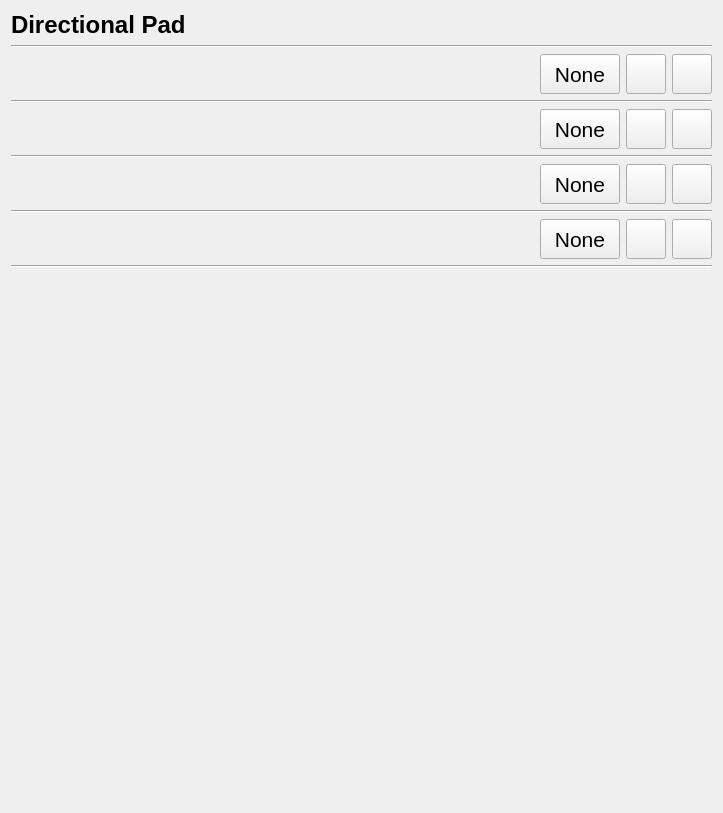
                <widget class="QWidget" name="scrollAreaWidgetContents">
                 <property name="geometry">
                  <rect>
                   <x>0</x>
                   <y>0</y>
                   <width>723</width>
                   <height>813</height>
                  </rect>
                 </property>
                 <layout class="QVBoxLayout" name="verticalLayout_8">
                  <item>
                   <widget class="QLabel" name="label_14">
                    <property name="font">
                     <font>
                      <pointsize>18</pointsize>
                      <weight>75</weight>
                      <bold>true</bold>
                     </font>
                    </property>
                    <property name="text">
                     <string>Directional Pad</string>
                    </property>
                   </widget>
                  </item>
                  <item>
                   <widget class="Line" name="line_2">
                    <property name="orientation">
                     <enum>Qt::Horizontal</enum>
                    </property>
                   </widget>
                  </item>
                  <item>
                   <layout class="QHBoxLayout" name="hblUP">
                    <item>
                     <widget class="QLabel" name="label_9">
                      <property name="maximumSize">
                       <size>
                        <width>40</width>
                        <height>40</height>
                       </size>
                      </property>
                      <property name="toolTip">
                       <string>&lt;html&gt;&lt;head/&gt;&lt;body&gt;&lt;p&gt;UP&lt;/p&gt;&lt;/body&gt;&lt;/html&gt;</string>
                      </property>
                      <property name="text">
                       <string/>
                      </property>
                      <property name="pixmap">
                       <pixmap>../icons/controls/switch/Switch_Dpad_Up.png</pixmap>
                      </property>
                      <property name="scaledContents">
                       <bool>true</bool>
                      </property>
                     </widget>
                    </item>
                    <item>
                     <spacer name="horizontalSpacer_14">
                      <property name="orientation">
                       <enum>Qt::Horizontal</enum>
                      </property>
                      <property name="sizeHint" stdset="0">
                       <size>
                        <width>40</width>
                        <height>20</height>
                       </size>
                      </property>
                     </spacer>
                    </item>
                    <item>
                     <widget class="QLabel" name="lUP">
                      <property name="font">
                       <font>
                        <pointsize>16</pointsize>
                       </font>
                      </property>
                      <property name="text">
                       <string/>
                      </property>
                     </widget>
                    </item>
                    <item>
                     <widget class="QPushButton" name="pbUP">
                      <property name="minimumSize">
                       <size>
                        <width>0</width>
                        <height>40</height>
                       </size>
                      </property>
                      <property name="font">
                       <font>
                        <pointsize>16</pointsize>
                       </font>
                      </property>
                      <property name="text">
                       <string>None</string>
                      </property>
                      <attribute name="buttonGroup">
                       <string notr="true">bgPickBind</string>
                      </attribute>
                     </widget>
                    </item>
                    <item>
                     <widget class="QPushButton" name="pbUPSettings">
                      <property name="minimumSize">
                       <size>
                        <width>40</width>
                        <height>40</height>
                       </size>
                      </property>
                      <property name="text">
                       <string/>
                      </property>
                      <property name="icon">
                       <iconset>
                        <normaloff>../icons/cogwheel.png</normaloff>../icons/cogwheel.png</iconset>
                      </property>
                      <property name="iconSize">
                       <size>
                        <width>24</width>
                        <height>24</height>
                       </size>
                      </property>
                      <property name="checkable">
                       <bool>true</bool>
                      </property>
                      <attribute name="buttonGroup">
                       <string notr="true">bgLoadInput</string>
                      </attribute>
                     </widget>
                    </item>
                    <item>
                     <widget class="QPushButton" name="pbUPAdd">
                      <property name="minimumSize">
                       <size>
                        <width>40</width>
                        <height>40</height>
                       </size>
                      </property>
                      <property name="text">
                       <string/>
                      </property>
                      <property name="icon">
                       <iconset>
                        <normaloff>../icons/add.png</normaloff>../icons/add.png</iconset>
                      </property>
                      <property name="iconSize">
                       <size>
                        <width>24</width>
                        <height>24</height>
                       </size>
                      </property>
                      <property name="checkable">
                       <bool>true</bool>
                      </property>
                     </widget>
                    </item>
                   </layout>
                  </item>
                  <item>
                   <widget class="Line" name="line_18">
                    <property name="orientation">
                     <enum>Qt::Horizontal</enum>
                    </property>
                   </widget>
                  </item>
                  <item>
                   <layout class="QHBoxLayout" name="hblLEFT">
                    <item>
                     <widget class="QLabel" name="label_11">
                      <property name="maximumSize">
                       <size>
                        <width>40</width>
                        <height>40</height>
                       </size>
                      </property>
                      <property name="toolTip">
                       <string>&lt;html&gt;&lt;head/&gt;&lt;body&gt;&lt;p&gt;LEFT&lt;/p&gt;&lt;/body&gt;&lt;/html&gt;</string>
                      </property>
                      <property name="text">
                       <string/>
                      </property>
                      <property name="pixmap">
                       <pixmap>../icons/controls/switch/Switch_Dpad_Left.png</pixmap>
                      </property>
                      <property name="scaledContents">
                       <bool>true</bool>
                      </property>
                     </widget>
                    </item>
                    <item>
                     <spacer name="horizontalSpacer_16">
                      <property name="orientation">
                       <enum>Qt::Horizontal</enum>
                      </property>
                      <property name="sizeHint" stdset="0">
                       <size>
                        <width>40</width>
                        <height>20</height>
                       </size>
                      </property>
                     </spacer>
                    </item>
                    <item>
                     <widget class="QLabel" name="lLEFT">
                      <property name="font">
                       <font>
                        <pointsize>16</pointsize>
                       </font>
                      </property>
                      <property name="text">
                       <string/>
                      </property>
                     </widget>
                    </item>
                    <item>
                     <widget class="QPushButton" name="pbLEFT">
                      <property name="minimumSize">
                       <size>
                        <width>0</width>
                        <height>40</height>
                       </size>
                      </property>
                      <property name="font">
                       <font>
                        <pointsize>16</pointsize>
                       </font>
                      </property>
                      <property name="text">
                       <string>None</string>
                      </property>
                      <attribute name="buttonGroup">
                       <string notr="true">bgPickBind</string>
                      </attribute>
                     </widget>
                    </item>
                    <item>
                     <widget class="QPushButton" name="pbLEFTSettings">
                      <property name="minimumSize">
                       <size>
                        <width>40</width>
                        <height>40</height>
                       </size>
                      </property>
                      <property name="text">
                       <string/>
                      </property>
                      <property name="icon">
                       <iconset>
                        <normaloff>../icons/cogwheel.png</normaloff>../icons/cogwheel.png</iconset>
                      </property>
                      <property name="iconSize">
                       <size>
                        <width>24</width>
                        <height>24</height>
                       </size>
                      </property>
                      <property name="checkable">
                       <bool>true</bool>
                      </property>
                      <attribute name="buttonGroup">
                       <string notr="true">bgLoadInput</string>
                      </attribute>
                     </widget>
                    </item>
                    <item>
                     <widget class="QPushButton" name="pbLEFTAdd">
                      <property name="minimumSize">
                       <size>
                        <width>40</width>
                        <height>40</height>
                       </size>
                      </property>
                      <property name="text">
                       <string/>
                      </property>
                      <property name="icon">
                       <iconset>
                        <normaloff>../icons/add.png</normaloff>../icons/add.png</iconset>
                      </property>
                      <property name="iconSize">
                       <size>
                        <width>24</width>
                        <height>24</height>
                       </size>
                      </property>
                      <property name="checkable">
                       <bool>true</bool>
                      </property>
                     </widget>
                    </item>
                   </layout>
                  </item>
                  <item>
                   <widget class="Line" name="line_19">
                    <property name="orientation">
                     <enum>Qt::Horizontal</enum>
                    </property>
                   </widget>
                  </item>
                  <item>
                   <layout class="QHBoxLayout" name="hblDOWN">
                    <item>
                     <widget class="QLabel" name="label_10">
                      <property name="maximumSize">
                       <size>
                        <width>40</width>
                        <height>40</height>
                       </size>
                      </property>
                      <property name="toolTip">
                       <string>&lt;html&gt;&lt;head/&gt;&lt;body&gt;&lt;p&gt;DOWN&lt;/p&gt;&lt;/body&gt;&lt;/html&gt;</string>
                      </property>
                      <property name="text">
                       <string/>
                      </property>
                      <property name="pixmap">
                       <pixmap>../icons/controls/switch/Switch_Dpad_Down.png</pixmap>
                      </property>
                      <property name="scaledContents">
                       <bool>true</bool>
                      </property>
                     </widget>
                    </item>
                    <item>
                     <spacer name="horizontalSpacer_15">
                      <property name="orientation">
                       <enum>Qt::Horizontal</enum>
                      </property>
                      <property name="sizeHint" stdset="0">
                       <size>
                        <width>40</width>
                        <height>20</height>
                       </size>
                      </property>
                     </spacer>
                    </item>
                    <item>
                     <widget class="QLabel" name="lDOWN">
                      <property name="font">
                       <font>
                        <pointsize>16</pointsize>
                       </font>
                      </property>
                      <property name="text">
                       <string/>
                      </property>
                     </widget>
                    </item>
                    <item>
                     <widget class="QPushButton" name="pbDOWN">
                      <property name="minimumSize">
                       <size>
                        <width>0</width>
                        <height>40</height>
                       </size>
                      </property>
                      <property name="font">
                       <font>
                        <pointsize>16</pointsize>
                       </font>
                      </property>
                      <property name="text">
                       <string>None</string>
                      </property>
                      <attribute name="buttonGroup">
                       <string notr="true">bgPickBind</string>
                      </attribute>
                     </widget>
                    </item>
                    <item>
                     <widget class="QPushButton" name="pbDOWNSettings">
                      <property name="minimumSize">
                       <size>
                        <width>40</width>
                        <height>40</height>
                       </size>
                      </property>
                      <property name="text">
                       <string/>
                      </property>
                      <property name="icon">
                       <iconset>
                        <normaloff>../icons/cogwheel.png</normaloff>../icons/cogwheel.png</iconset>
                      </property>
                      <property name="iconSize">
                       <size>
                        <width>24</width>
                        <height>24</height>
                       </size>
                      </property>
                      <property name="checkable">
                       <bool>true</bool>
                      </property>
                      <attribute name="buttonGroup">
                       <string notr="true">bgLoadInput</string>
                      </attribute>
                     </widget>
                    </item>
                    <item>
                     <widget class="QPushButton" name="pbDOWNAdd">
                      <property name="minimumSize">
                       <size>
                        <width>40</width>
                        <height>40</height>
                       </size>
                      </property>
                      <property name="text">
                       <string/>
                      </property>
                      <property name="icon">
                       <iconset>
                        <normaloff>../icons/add.png</normaloff>../icons/add.png</iconset>
                      </property>
                      <property name="iconSize">
                       <size>
                        <width>24</width>
                        <height>24</height>
                       </size>
                      </property>
                      <property name="checkable">
                       <bool>true</bool>
                      </property>
                     </widget>
                    </item>
                   </layout>
                  </item>
                  <item>
                   <widget class="Line" name="line_20">
                    <property name="orientation">
                     <enum>Qt::Horizontal</enum>
                    </property>
                   </widget>
                  </item>
                  <item>
                   <layout class="QHBoxLayout" name="hblRIGHT">
                    <item>
                     <widget class="QLabel" name="label_12">
                      <property name="maximumSize">
                       <size>
                        <width>40</width>
                        <height>40</height>
                       </size>
                      </property>
                      <property name="toolTip">
                       <string>&lt;html&gt;&lt;head/&gt;&lt;body&gt;&lt;p&gt;RIGHT&lt;/p&gt;&lt;/body&gt;&lt;/html&gt;</string>
                      </property>
                      <property name="text">
                       <string/>
                      </property>
                      <property name="pixmap">
                       <pixmap>../icons/controls/switch/Switch_Dpad_Right.png</pixmap>
                      </property>
                      <property name="scaledContents">
                       <bool>true</bool>
                      </property>
                     </widget>
                    </item>
                    <item>
                     <spacer name="horizontalSpacer_17">
                      <property name="orientation">
                       <enum>Qt::Horizontal</enum>
                      </property>
                      <property name="sizeHint" stdset="0">
                       <size>
                        <width>40</width>
                        <height>20</height>
                       </size>
                      </property>
                     </spacer>
                    </item>
                    <item>
                     <widget class="QLabel" name="lRIGHT">
                      <property name="font">
                       <font>
                        <pointsize>16</pointsize>
                       </font>
                      </property>
                      <property name="text">
                       <string/>
                      </property>
                     </widget>
                    </item>
                    <item>
                     <widget class="QPushButton" name="pbRIGHT">
                      <property name="minimumSize">
                       <size>
                        <width>0</width>
                        <height>40</height>
                       </size>
                      </property>
                      <property name="font">
                       <font>
                        <pointsize>16</pointsize>
                       </font>
                      </property>
                      <property name="text">
                       <string>None</string>
                      </property>
                      <attribute name="buttonGroup">
                       <string notr="true">bgPickBind</string>
                      </attribute>
                     </widget>
                    </item>
                    <item>
                     <widget class="QPushButton" name="pbRIGHTSettings">
                      <property name="minimumSize">
                       <size>
                        <width>40</width>
                        <height>40</height>
                       </size>
                      </property>
                      <property name="text">
                       <string/>
                      </property>
                      <property name="icon">
                       <iconset>
                        <normaloff>../icons/cogwheel.png</normaloff>../icons/cogwheel.png</iconset>
                      </property>
                      <property name="iconSize">
                       <size>
                        <width>24</width>
                        <height>24</height>
                       </size>
                      </property>
                      <property name="checkable">
                       <bool>true</bool>
                      </property>
                      <attribute name="buttonGroup">
                       <string notr="true">bgLoadInput</string>
                      </attribute>
                     </widget>
                    </item>
                    <item>
                     <widget class="QPushButton" name="pbRIGHTAdd">
                      <property name="minimumSize">
                       <size>
                        <width>40</width>
                        <height>40</height>
                       </size>
                      </property>
                      <property name="text">
                       <string/>
                      </property>
                      <property name="icon">
                       <iconset>
                        <normaloff>../icons/add.png</normaloff>../icons/add.png</iconset>
                      </property>
                      <property name="iconSize">
                       <size>
                        <width>24</width>
                        <height>24</height>
                       </size>
                      </property>
                      <property name="checkable">
                       <bool>true</bool>
                      </property>
                     </widget>
                    </item>
                   </layout>
                  </item>
                  <item>
                   <widget class="Line" name="line_21">
                    <property name="orientation">
                     <enum>Qt::Horizontal</enum>
                    </property>
                   </widget>
                  </item>
                  <item>
                   <spacer name="verticalSpacer_6">
                    <property name="orientation">
                     <enum>Qt::Vertical</enum>
                    </property>
                    <property name="sizeHint" stdset="0">
                     <size>
                      <width>20</width>
                      <height>414</height>
                     </size>
                    </property>
                   </spacer>
                  </item>
                 </layout>
                </widget>
